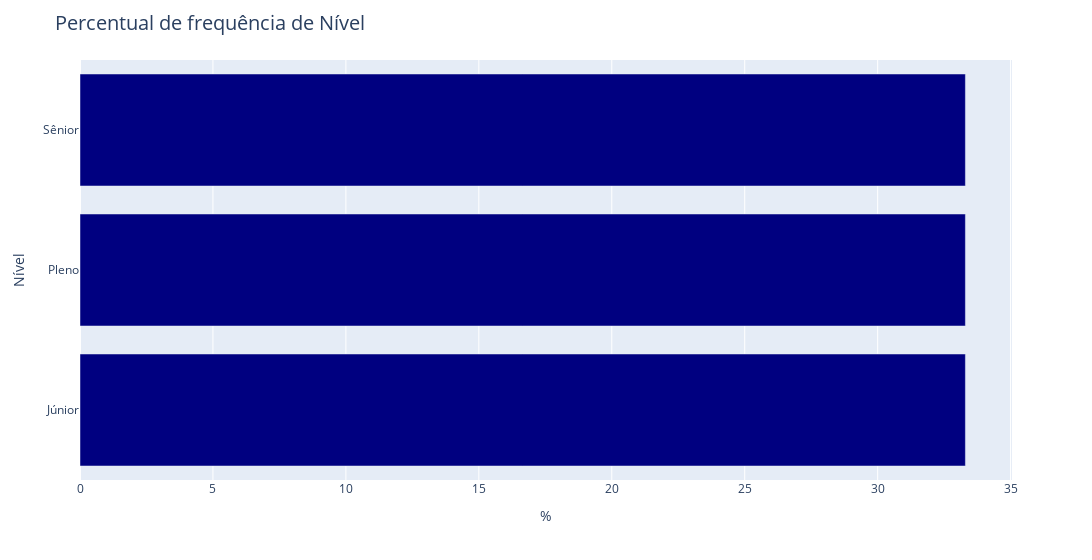

This figure's notebook cell:
### Code cell
f.grafico_barras(freq_nivel,'Nível','Percentual de frequência de Nível','cores_todas_barras',3)

### Figure 1 — Plotly figure (JSON) as saved in the notebook; plotly's stock layout.template omitted (floating-point values rounded to 4 significant figures)
{"data": [{"alignmentgroup": "True", "hovertemplate": "Nivel=%{y}<br>%=%{x}<extra></extra>", "legendgroup": "Sênior", "marker": {"color": "navy", "pattern": {"shape": ""}}, "name": "Sênior", "offsetgroup": "Sênior", "orientation": "h", "showlegend": true, "textposition": "auto", "type": "bar", "x": [33.3], "xaxis": "x", "y": ["Sênior"], "yaxis": "y"}, {"alignmentgroup": "True", "hovertemplate": "Nivel=%{y}<br>%=%{x}<extra></extra>", "legendgroup": "Pleno", "marker": {"color": "navy", "pattern": {"shape": ""}}, "name": "Pleno", "offsetgroup": "Pleno", "orientation": "h", "showlegend": true, "textposition": "auto", "type": "bar", "x": [33.3], "xaxis": "x", "y": ["Pleno"], "yaxis": "y"}, {"alignmentgroup": "True", "hovertemplate": "Nivel=%{y}<br>%=%{x}<extra></extra>", "legendgroup": "Júnior", "marker": {"color": "navy", "pattern": {"shape": ""}}, "name": "Júnior", "offsetgroup": "Júnior", "orientation": "h", "showlegend": true, "textposition": "auto", "type": "bar", "x": [33.3], "xaxis": "x", "y": ["Júnior"], "yaxis": "y"}], "layout": {"barmode": "relative", "legend": {"title": {"text": "Nivel"}, "tracegroupgap": 0}, "margin": {"t": 60}, "showlegend": false, "title": {"font": {"size": 20}, "text": "Percentual de frequência de Nível"}, "width": 1200, "xaxis": {"anchor": "y", "domain": [0, 1], "title": {"text": "%"}}, "yaxis": {"anchor": "x", "categoryarray": ["Júnior", "Pleno", "Sênior"], "categoryorder": "array", "domain": [0, 1], "title": {"text": "Nível"}}}}
